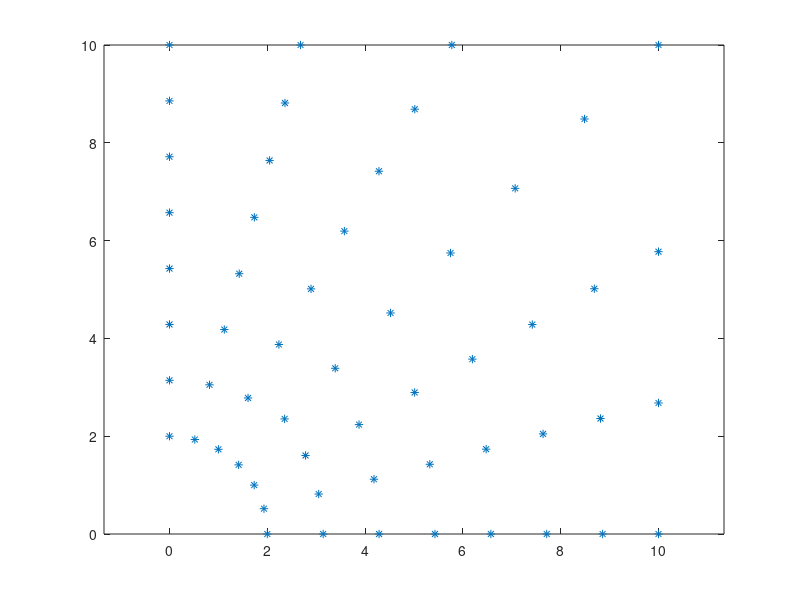

Recreate this plot in MATLAB. (Note: this script raises an error after producing the figure.)

clf

% defined coordinates

nf=7;
nr=6;  % must be even
R1=2;
R2=10;
coord=[];
for R=R1:(R2-R1)/nf:R2
for fi=0:pi/2/nr:pi/2
   if fi<pi/4
     Rf=(R1-R)/(R1-R2)*R/cos(fi)+(R2-R)/(R2-R1)*R;
     coord=[coord;Rf*cos(fi) Rf*sin(fi)];
   else
     Rf=(R1-R)/(R1-R2)*R/sin(fi)+(R2-R)/(R2-R1)*R;
     coord=[coord;Rf*cos(fi) Rf*sin(fi)];
   end
end
   
end
plot(coord(:,1),coord(:,2),'*')
axis equal
hold on

% global dof for nodal points

ndof=0;
dof=[];
for R=R1:(R2-R1)/nf:R2
  for fi=0:pi/2/nr:pi/2
    ndof=ndof+1;
    dof=[dof; ndof];
  end
end

% topology matriz

nelm=0;

edof=[];
for fn=0:nf-1
 
  for ir=0:nr-1
     n1=fn*(nr+1)+1+ir;
     n2=fn*(nr+1)+2+ir;
     n3=(fn+1)*(nr+1)+1+ir;
     n4=(fn+1)*(nr+1)+2+ir;    

     nelm=nelm+1;
     edof=[edof; nelm n3 n2 n1];
     nelm=nelm+1;
     edof=[edof; nelm n3 n4 n2];
  end
end

[ex,ey]=coordxtr(edof,coord,dof,3);
eldraw2(ex,ey,[1 2 0],edof(:,1))
%pause

% Define boundary conditions
%
% find nodal points on boundaries

bc3=find(abs(coord(:,1)-R2)<1e-3);
bc4=find(abs(coord(:,2)-R2)<1e-3);
bcarc=find(abs(coord(:,1).^2+coord(:,2).^2-R1^2)<1e-3);


bcarc(:,2)=1000; % circle
bc3(:,2)=100;    % top boundary
bc4(:,2)=100;    % right boundary

bc=[bcarc;bc3;bc4];


bc(11,:)=[]; % Remove 


































